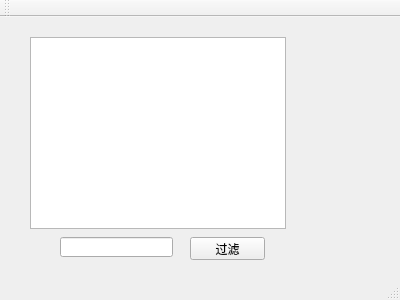
<?xml version="1.0" encoding="UTF-8"?>
<ui version="4.0">
 <class>MainWindow</class>
 <widget class="QMainWindow" name="MainWindow">
  <property name="geometry">
   <rect>
    <x>0</x>
    <y>0</y>
    <width>400</width>
    <height>300</height>
   </rect>
  </property>
  <property name="windowTitle">
   <string>MainWindow</string>
  </property>
  <widget class="QWidget" name="centralWidget">
   <widget class="QListView" name="listView">
    <property name="geometry">
     <rect>
      <x>30</x>
      <y>20</y>
      <width>256</width>
      <height>192</height>
     </rect>
    </property>
   </widget>
   <widget class="QLineEdit" name="lineEdit">
    <property name="geometry">
     <rect>
      <x>60</x>
      <y>220</y>
      <width>113</width>
      <height>20</height>
     </rect>
    </property>
   </widget>
   <widget class="QPushButton" name="pushButton">
    <property name="geometry">
     <rect>
      <x>190</x>
      <y>220</y>
      <width>75</width>
      <height>23</height>
     </rect>
    </property>
    <property name="text">
     <string>过滤</string>
    </property>
   </widget>
  </widget>
  <widget class="QMenuBar" name="menuBar">
   <property name="geometry">
    <rect>
     <x>0</x>
     <y>0</y>
     <width>400</width>
     <height>23</height>
    </rect>
   </property>
  </widget>
  <widget class="QToolBar" name="mainToolBar">
   <attribute name="toolBarArea">
    <enum>TopToolBarArea</enum>
   </attribute>
   <attribute name="toolBarBreak">
    <bool>false</bool>
   </attribute>
  </widget>
  <widget class="QStatusBar" name="statusBar"/>
 </widget>
 <layoutdefault spacing="6" margin="11"/>
 <resources/>
 <connections/>
</ui>
